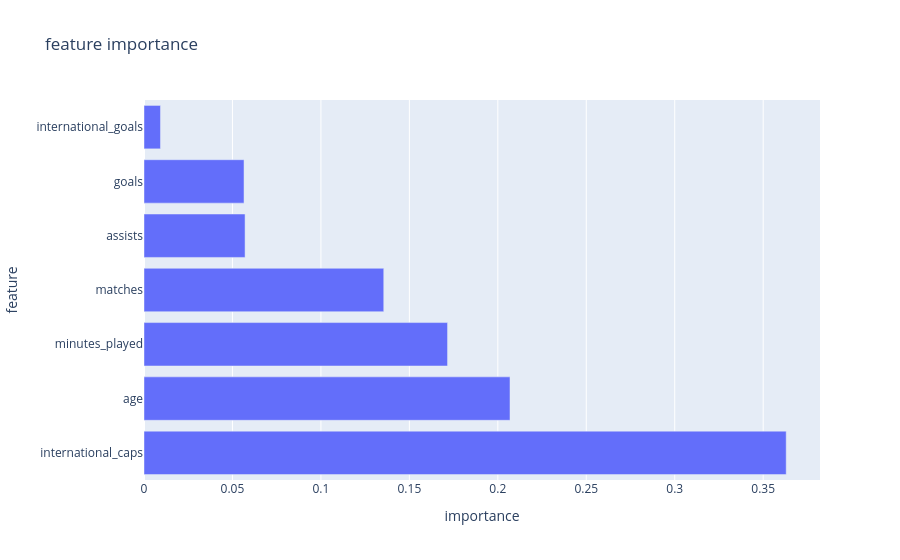

Here is the notebook cell this chart was saved with:
### Code cell
import plotly.express as px

fig=px.bar(importance,x='importance',y='feature',orientation="h",title="feature importance")
fig.show()

### Figure 1 — Plotly figure (JSON) as saved in the notebook; plotly's stock layout.template omitted (floating-point values rounded to 4 significant figures)
{"data": [{"hovertemplate": "importance=%{x}<br>feature=%{y}<extra></extra>", "legendgroup": "", "marker": {"color": "#636efa", "pattern": {"shape": ""}}, "name": "", "orientation": "h", "showlegend": false, "textposition": "auto", "type": "bar", "x": [0.363, 0.2069, 0.1716, 0.1355, 0.05713, 0.05654, 0.009312], "xaxis": "x", "y": ["international_caps", "age", "minutes_played", "matches", "assists", "goals", "international_goals"], "yaxis": "y"}], "layout": {"barmode": "relative", "legend": {"tracegroupgap": 0}, "title": {"text": "feature importance"}, "xaxis": {"anchor": "y", "domain": [0, 1], "title": {"text": "importance"}}, "yaxis": {"anchor": "x", "domain": [0, 1], "title": {"text": "feature"}}}}
